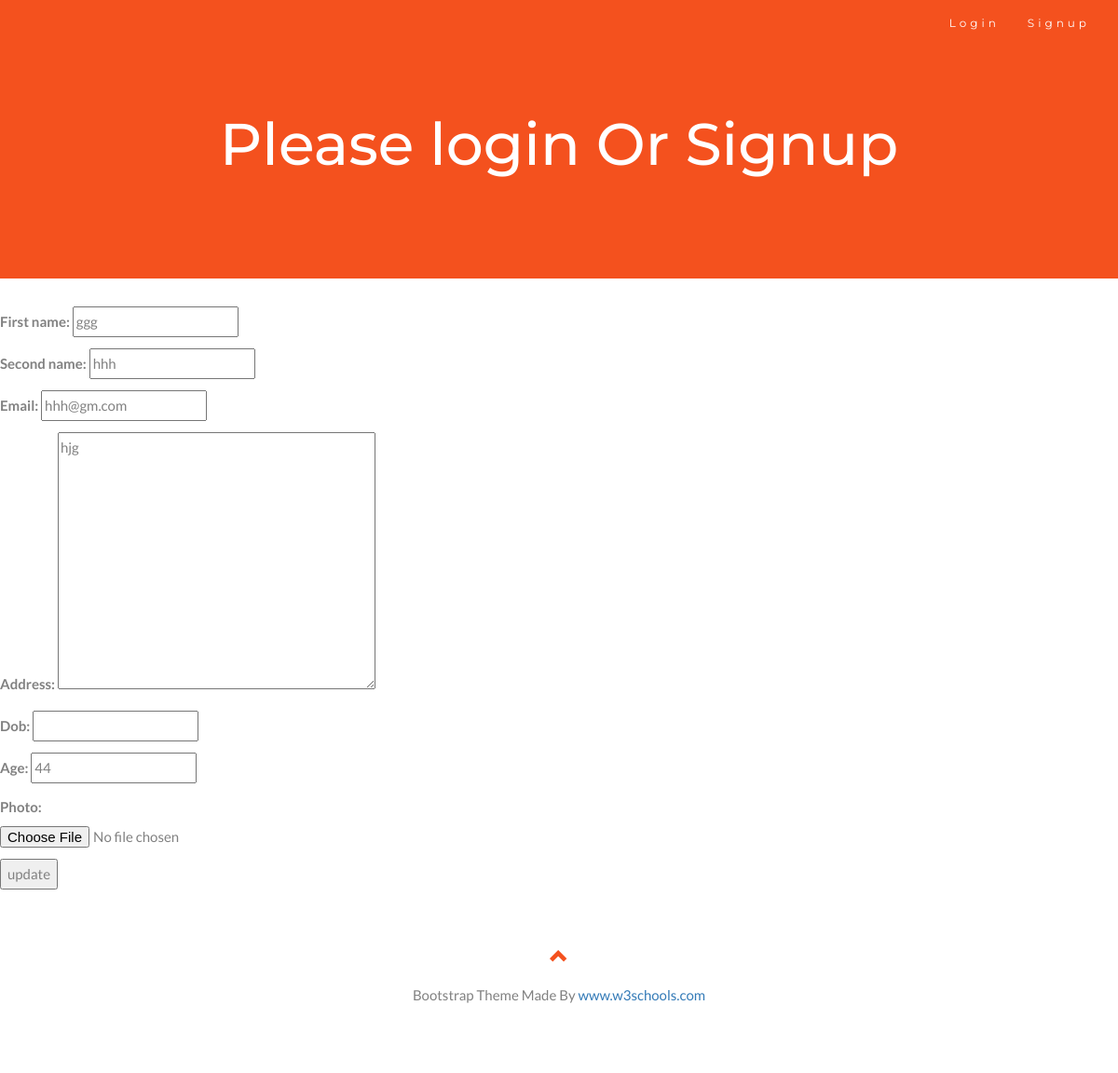
The page /update/4/ on the database its author committed.
### app/models.py (models this page shows, shortened)
class Employee(models.Model):
    first_name = models.CharField(max_length=100)
    second_name = models.CharField(max_length=100,blank=True,null=True)
    email = models.EmailField()
    address = models.TextField()
    dob = models.DateField(blank=True,null=True)
    age = models.IntegerField()
    photo = models.FileField(blank=True,null=True)

### app/views.py (the view)
# urls.py: path('update/<int:id>/', update_employee, name="update"),
def update_employee(requests,id):
    data_employee = Employee.objects.get(id=id)
    form = EmployeeForm(instance=data_employee)
    if requests.method =="POST":
        form = EmployeeForm(requests.POST, instance=data_employee)
        if form.is_valid():
            form.save()
            return HttpResponseRedirect("/list")
    return render(requests,"update_employee.html",context={"form":form})

### app/forms.py
class EmployeeForm(forms.ModelForm):
    class Meta:
        model = Employee
        fields = "__all__"

### template/update_employee.html (shortened to what this page needs)
{% extends 'index.html' %}
{% block content %}
<form actions="" method="POST">
  {{form.as_p}}
  <input type="submit" value="update">
</form>
{% endblock %}

### template/index.html (style rules this page uses)
body { font: 400 15px Lato, sans-serif; line-height: 1.8; color: #818181; }

### rows shown on the page
Employee: first_name "ggg", second_name "hhh", email "hhh@gm.com", address "hjg", age "44"
